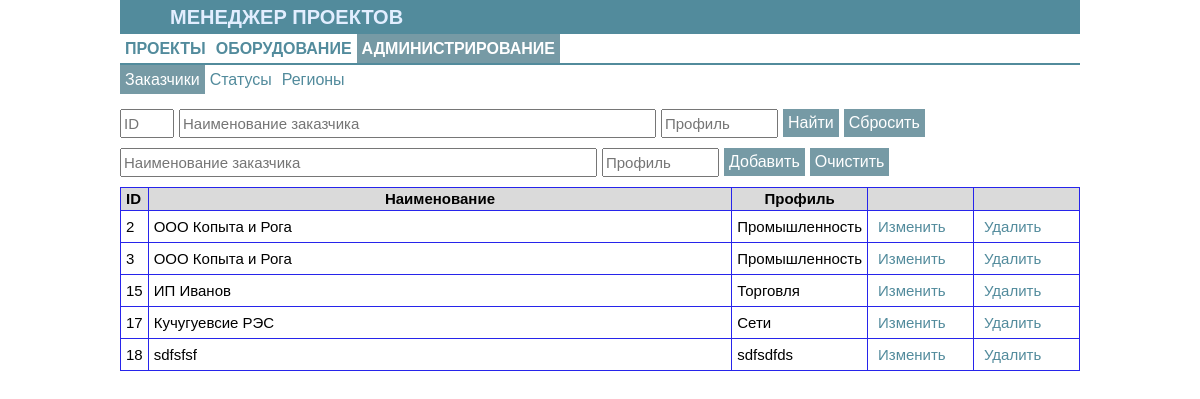
Page /customer_form on the earlier database version.
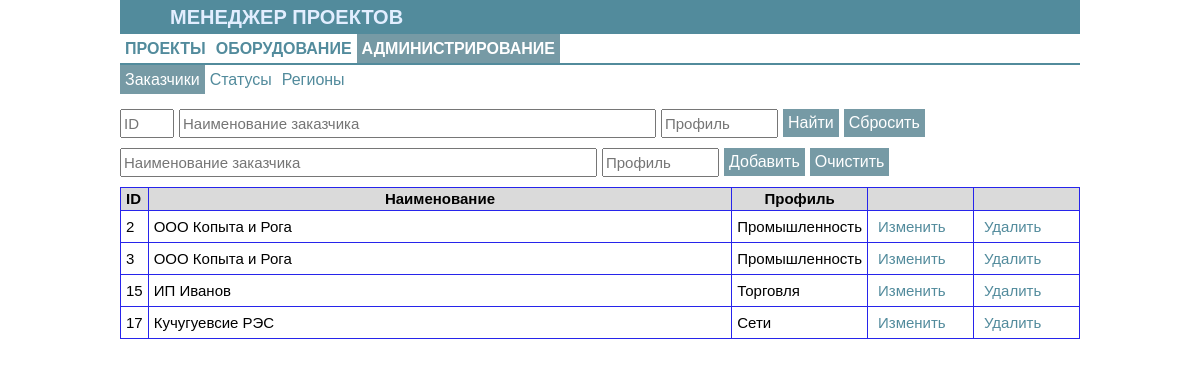
Same page on the later database version.
### tables this page shows
CREATE TABLE customer (
                            id_cust integer not null primary key autoincrement,
                            name_customer text not null COLLATE NOCASE,
                            profile text COLLATE NOCASE);

### app_equip.py (the view)
@app.route('/admin')
@app.route('/customer_form', methods=['GET','POST'])
def customer_form():
    s_id = request.form.get('search_id','')
    s_name_cust = request.form.get('search_name_cust','')
    s_prof_cust = request.form.get('search_name_prof','')
    dbs = db_sqlite.EquipDB()
    result=dbs.get_customer(s_id, s_name_cust, s_prof_cust)
    return render_template('customer_form.html', the_title='Форма заказчиков', the_part1='adm', the_part2='customer', the_results=result)

### db_sqlite.py (called while the page is built)
def sqlite_lower(value_):
        return value_.lower()

    def get_customer(self, id_cust="", customer="", prof=""):
        with sqlite3.connect(self._database) as connection:
            connection.create_function("LOWER", 1, sqlite_lower)
            result = connection.execute("""select * from customer
                            where id_cust LIKE ? and LOWER(name_customer) LIKE ? and LOWER(profile) LIKE ?
                            order by id_cust""", (f'%{id_cust}%', f'%{customer.lower()}%', f'%{prof.lower()}%'))
        return result

### templates/customer_form.html (shortened to what this page needs)
{% extends 'base_adm.html' %}
{% block body %}
<form method='POST' name="find" action='/customer_form'>
    <div class="div_float">
        <input class='input_filtr' name='search_id' type='TEXT' value='' placeholder="ID" size="3">
    </div>
    <div class="div_float">
        <input class='input_filtr' name='search_name_cust' type='TEXT' value="" placeholder="Наименование заказчика" size="50">
    </div>
    <div class="div_float">
        <input class='input_filtr' name='search_name_prof' type='TEXT' value="" placeholder="Профиль" size="10">
    </div>
    <div class="div_float">
        <input class='form_button' name='bottom_find' value='Найти' type='SUBMIT'>
    </div>
    <div class="div_float">
        <input class='form_button' name='bottom_clear' value='Сбросить' type='SUBMIT'>
    </div>
</form>
<form method='POST' name="add" action='/add_cust'>
    <div class="div_float">
        <input class='input_filtr' name='add_name_cust' type='TEXT' value="" placeholder="Наименование заказчика" size="50">
    </div>
    <div class="div_float">
        <input class='input_filtr' name='add_name_prof' type='TEXT' value="" placeholder="Профиль" size="10">
    </div>
    <div class="div_float">
        <input class='form_button' name='button_add' value='Добавить' type='SUBMIT'>
    </div>
    <div class="div_float">
        <input class='form_button' value='Очистить' type='Reset'>
    </div>
</form>
<form method='POST' action='/customer_form'>
<table class="table">
<thead>
    <tr>
        <td width=10px>ID</td>
        <td align='center'>Наименование</td>
        <td width=50px align='center'>Профиль</td>
        <td width=95px> </td>
        <td width=95px> </td>
    </tr>
</thead>
<tbody>
    {% for i in the_results %}
        <tr>
            <td>{{i[0]}}</td>
            <td>{{i[1]}}</td>
            <td>{{i[2]}}</td>
            <td><button class="tb_button" name='upd_cust' value={{i[0]}} formaction='/upd_cust_form' type='SUBMIT'>Изменить</button></td>
            <td><button class="tb_button" name='del_cust' value={{i[0]}} formaction='/del_cust' type='SUBMIT'>Удалить</button></td>
        </tr>
    {% endfor %}
</tbody>
</table>
</form>
{% endblock %}

Differences in the rows shown:
removed customer: id_cust "18", name_customer "sdfsfsf", profile "sdfsdfds"
